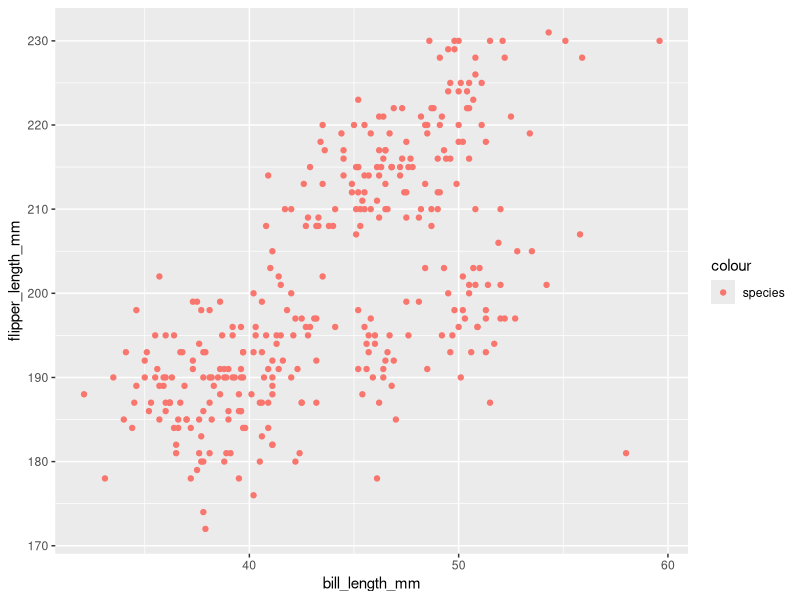
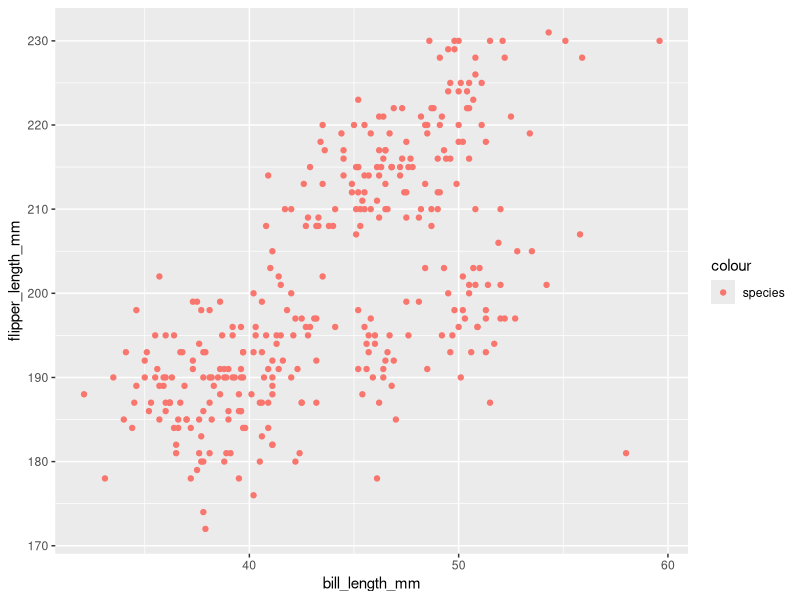

Write R code to recreate these figures, in order.
## ---- chunk 1
knitr::opts_chunk$set(echo = TRUE)
## ---- chunk 2
data("penguins", package = "palmerpenguins")
## ---- chunk 3
penguins
## ---- chunk 4
nrow(penguins)
## ---- chunk 5
ncol(penguins)
## ---- chunk 6
mean(penguins$flipper_length_mm,na.rm = TRUE)
## ---- chunk 7
library(ggplot2)
ggplot(penguins, aes(x=bill_length_mm, y=flipper_length_mm,color = "species")) + geom_point()
ggsave(file = "first_scatterplot.pdf")
## ---- chunk 8
library(tidyverse)

# Step 1: Create the DataFrame
sample <- rnorm(10)
logical_vector <- sample > 0
char_vector <- c('A', 'B', 'C', 'D', 'E', 'F', 'G', 'H', 'I', 'J')
factor_vector <- factor(sample(c("Level_1", "Level_2", "Level_3"), 10, replace = TRUE))

df <- tibble(
  Random_Sample = sample,
  Logical_Vector = logical_vector,
  Character_Vector = char_vector,
  Factor_Vector = factor_vector
)

print(df)
## ---- chunk 9
# Step 2: Take the mean of each variable
mean_random_sample <- df %>% pull(Random_Sample) %>% mean()
mean_logical_vector <- df %>% pull(Logical_Vector) %>% mean()
mean_character_vector <- df %>% pull(Character_Vector) %>% mean()
mean_factor_vector <- df %>% pull(Factor_Vector) %>% mean()

print(mean_random_sample)       # work
print(mean_logical_vector)      # work
print(mean_character_vector)    # doesn't work (character variable cannot be calculated mean)
print(mean_factor_vector)       # doesn't work (factor variable cannot be calculated mean)
## ---- chunk 10
# Convert variables
numeric_logical_vector <- as.numeric(df$Logical_Vector) # work so it could be calculated mean in the last part
numeric_character_vector <- as.numeric(df$Character_Vector) # doesn't work, so non-numeric variables cannot be calculated mean
numeric_factor_vector <- as.numeric(df$Factor_Vector)
